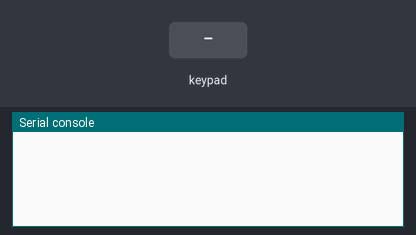
Recording of a program running on a simulated Raspberry Pi Pico running MicroPython. Parts: the last lines printed to the serial console. The inputs (shaded band) are chosen by the test bench.

Above: at 1.2 s.
1.3 s: key '1' pressed
At 2.6 s:
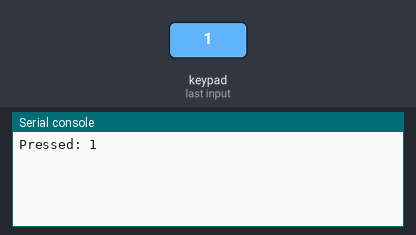
2.9 s: keypad keys 1 2 # pressed 0.4 s apart
At 4.7 s:
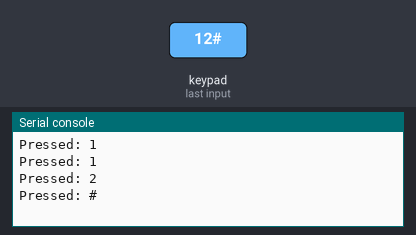
5.6 s: key 'A' pressed
At 6.1 s:
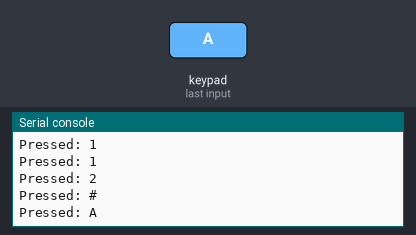
7.2 s: keypad keys 1 2 * pressed 0.4 s apart
At 9.2 s:
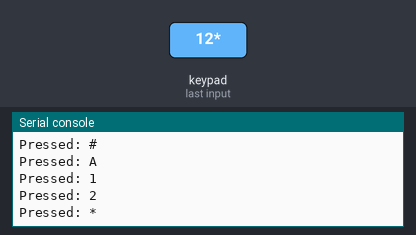
9.9 s: key 'B' pressed
At 10.7 s:
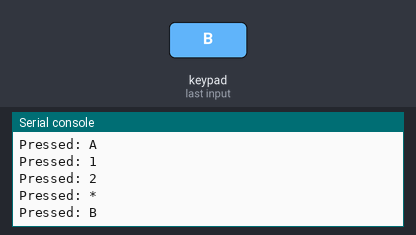
11.5 s: keypad keys 1 2 D pressed 0.4 s apart
At 13.6 s:
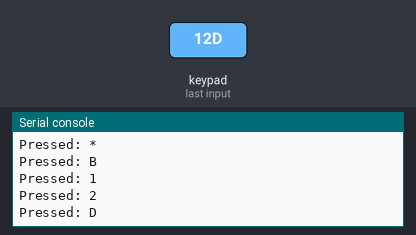

The program:

example.py
```python
# Scans a 4x4 keypad on a Raspberry Pi Pico by driving row outputs and reading column inputs with pull-ups, printing each detected key press.
#
# Buy this module: https://shillehtek.com/products/4x4-membrane-matrix-keypad-16-key-switch-module-for-arduino-diy
# Full manual: https://shillehtek.com/blogs/shillehtek-product-manuals/4x4-membrane-matrix-keypad-16-key-switch-module-for-arduino-diy-manual
# More examples: https://github.com/shillehbean/shillehtek-examples
#

# 4x4 Keypad - Pico MicroPython
# Wire R1-R4 to GP9, GP8, GP7, GP6 / C1-C4 to GP5, GP4, GP3, GP2

from machine import Pin
import time

KEYS = [
    ['1','2','3','A'],
    ['4','5','6','B'],
    ['7','8','9','C'],
    ['*','0','#','D'],
]

rows = [Pin(p, Pin.OUT) for p in (9, 8, 7, 6)]
cols = [Pin(p, Pin.IN, Pin.PULL_UP) for p in (5, 4, 3, 2)]

def scan():
    for r_i, r in enumerate(rows):
        # Drive this row LOW, others HIGH
        for other in rows: other.value(1)
        r.value(0)
        time.sleep_ms(1)
        for c_i, c in enumerate(cols):
            if c.value() == 0:
                # Wait for release
                while c.value() == 0:
                    time.sleep_ms(5)
                return KEYS[r_i][c_i]
    return None

while True:
    k = scan()
    if k:
        print("Pressed:", k)
    time.sleep_ms(20)
```

Measured:
- after the input at 1.3 s, the serial console: prints a new line after 0.15 s (image 1)
- after the input at 2.9 s, the serial console: prints a new line after 0.55 s (image 2)
- after the input at 5.6 s, the serial console: prints a new line after 0.15 s (image 3)
- after the input at 7.2 s, the serial console: prints a new line after 0.15 s (image 4)
- after the input at 9.9 s, the serial console: prints a new line after 0.15 s (image 5)
- after the input at 11.5 s, the serial console: prints a new line after 0.15 s (image 6)
